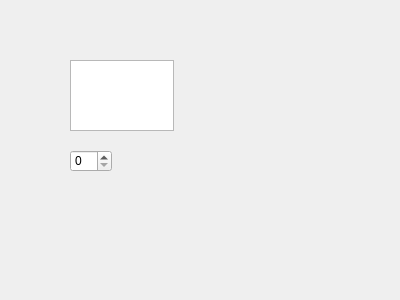
<?xml version="1.0" encoding="UTF-8"?>
<ui version="4.0">
 <class>Widget</class>
 <widget class="QWidget" name="Widget">
  <property name="geometry">
   <rect>
    <x>0</x>
    <y>0</y>
    <width>400</width>
    <height>300</height>
   </rect>
  </property>
  <property name="windowTitle">
   <string>Widget</string>
  </property>
  <widget class="QTextEdit" name="textEdit">
   <property name="geometry">
    <rect>
     <x>70</x>
     <y>60</y>
     <width>104</width>
     <height>71</height>
    </rect>
   </property>
  </widget>
  <widget class="QSpinBox" name="spinBox">
   <property name="geometry">
    <rect>
     <x>70</x>
     <y>150</y>
     <width>42</width>
     <height>22</height>
    </rect>
   </property>
  </widget>
 </widget>
 <layoutdefault spacing="6" margin="11"/>
 <resources/>
 <connections/>
</ui>
